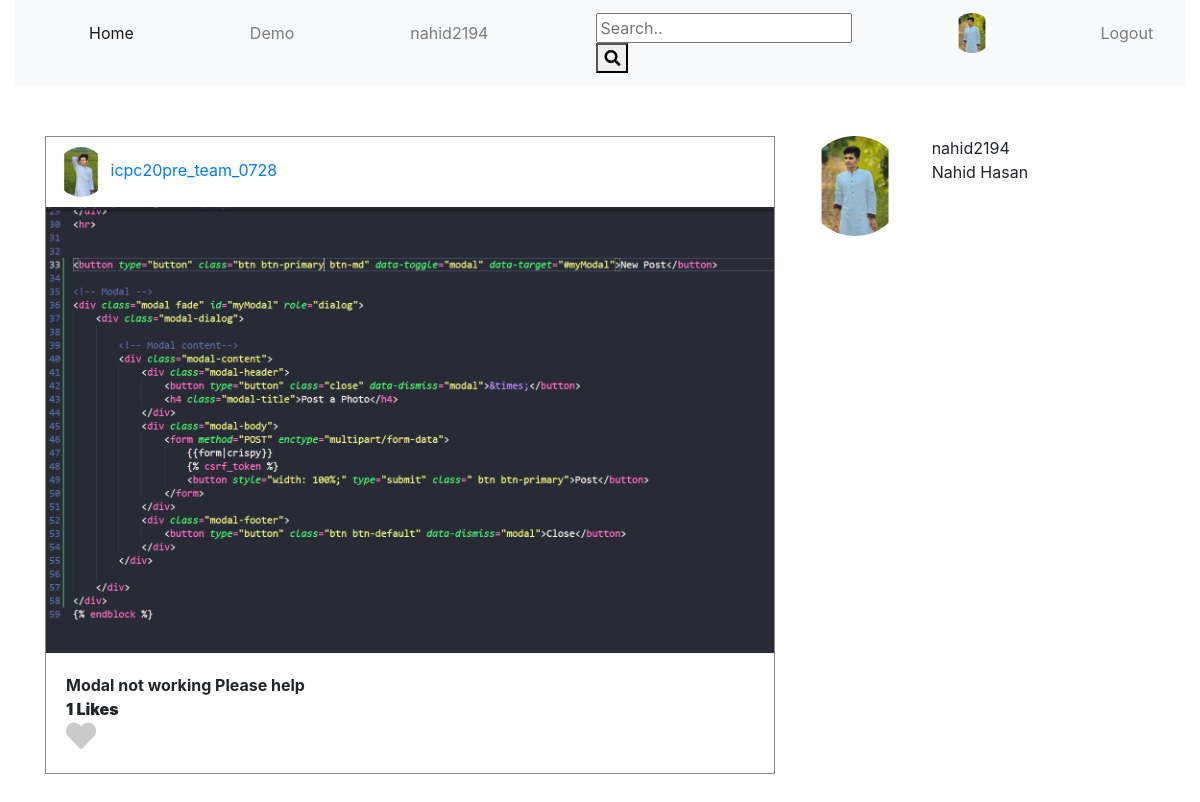
Screenshot of /post/ (signed in) with the database file from the repository.
### App_Login/models.py (models this page shows, shortened)
class UserProfile(models.Model):
    user = models.OneToOneField(
        User, on_delete=models.CASCADE, related_name='user_profile')
    profile_pic = models.ImageField(upload_to='profile_pics', blank=True)
    full_name = models.CharField(max_length=250, blank=True)
    description = models.TextField(blank=True)
    dob = models.DateField(blank=True, null=True)
    website = models.URLField(blank=True)
    facebook = models.URLField(blank=True)

### App_Post/models.py (models this page shows)
class Post(models.Model):
    author = models.ForeignKey(
        User, on_delete=models.CASCADE, related_name='post')
    image = models.ImageField(upload_to='post_images')
    caption = models.CharField(max_length=264, blank=True)
    upload_date = models.DateTimeField(auto_now_add=True)
    update_date = models.DateTimeField(auto_now=True)
    class Meta:
        ordering = ['upload_date', ]

### App_Post/views.py (the view)
# urls.py: path("", views.home, name='home'),
@login_required
def home(request):
    following_list = Follow.objects.filter(follower=request.user)
    posts = Post.objects.filter(
        author__in=following_list.values_list('following'))
    liked_post = Like.objects.filter(user=request.user)
    liked_post_list = liked_post.values_list('post', flat=True)
    print(liked_post_list)
    if request.method == 'GET':
        search = request.GET.get('search', '')
        result = User.objects.filter(username__icontains=search)
    return render(request, 'App_Post/home.html', context={'title': 'homepage', 'search': search, 'result': result, 'posts': posts, 'liked_post_list': liked_post_list})

### templates/App_Post/home.html (shortened to what this page needs)
{% extends 'navbar.html' %}
{% block body_block %}
{% if search %}
{% for user in result %}
<div class="row">
    <div class="col-sm-2">
        {% if user.user_profile.profile_pic %}
        <img src="/media/{{user.user_profile.profile_pic}}" class="rounded-circle" width="100px" height="100px"
            alt="image">
        {% else %}
        <img src="/media/default.png" alt="image" class="rounded-circle" width="100px" height="100px">
        {% endif %}
    </div>
    <div class="col-sm-10">
        <a href="{% url 'App_Login:user' username=user.username %}"> {{user.username}}</a>
        <br>
        {{user.user_profile.full_name}}
    </div>
</div>
<br>
<br>
{% endfor %}
{% else %}
<div class="row">
    <div class="col-sm-8">
        {% for post in posts %}
        <div style="border: 1px solid #888888;">
            <div style="padding: 10px;">
                {% if post.author.user_profile.profile_pic %}
                <img src="/media/{{post.author.user_profile.profile_pic}}" class="rounded-circle" width="50px"
                    height="50px" alt="image">
                {% else %}
                <img src="/media/default.png" alt="image" class="rounded-circle" width="50px" height="50px">
                {% endif %}
                <a href="{% url 'App_Login:user' username=post.author %}"> {{post.author}} </a>
            </div>
            <img src="/media/{{post.image}}" width="100%">
            <div style="padding: 20px;">
                <b>{{post.caption}}</b> <br>
                <strong> <b> {{post.liked_post.count}} Likes</b></strong><br>
                {% if post.pk in liked_post_list %}
                <a href="{% url 'App_Post:unliked' pk=post.pk %}">
                    <i class="fa fa-heart" style="font-size: 30px;color:red"></i>
                </a>
                {% else %}
                <a href="{% url 'App_Post:liked' pk=post.pk %}">
                    <i class="fa fa-heart" style="font-size: 30px;color:rgb(202, 202, 202);"></i>
                </a>
                {% endif %}
            </div>
        </div>
        <br>
        <br>
        {% endfor %}
    </div>
    <div class=" col-sm-4">
        <div class="row">
            <div class="col-sm-4">
                {% if user.user_profile.profile_pic %}
                <img src="/media/{{user.user_profile.profile_pic}}" class="rounded-circle" width="100px" height="100px"
                    alt="image">
                {% else %}
                <img src="/media/default.png" alt="image" class="rounded-circle" width="100px" height="100px">
                {% endif %}
            </div>
            <div class="col-sm-8">
                {{user.username}}
                <br>
                {{user.user_profile.full_name}}
            </div>
        </div>
    </div>
</div>
{% endif %}
{% endblock %}

### templates/navbar.html (shortened to what this page needs)
<!doctype html>
{% load static %}
<html lang="en">
<head>
    <link rel="stylesheet" href="https://stackpath.bootstrapcdn.com/bootstrap/4.5.2/css/bootstrap.min.css"
>
    <link rel="stylesheet" href="https://cdnjs.cloudflare.com/ajax/libs/font-awesome/4.7.0/css/font-awesome.min.css">
    <link href="https://cdnjs.cloudflare.com/ajax/libs/font-awesome/5.13.0/css/all.min.css" rel="stylesheet">
</head>
<body>
    <div class="container-fluid ">
        <nav class="navbar navbar-expand-md bg-light navbar-light">
            <ul class="navbar-nav">
                <li class="nav-item active">
                    <a href="{% url 'App_Post:home' %}" class="nav-link">Home</a>
                </li>
                <li class="nav-item">
                    <a href="#" class="nav-link">Demo</a>
                </li>
                {% if user.is_authenticated %}
                <li class="nav-item">
                    <a href="#" class="nav-link">{{user.username}}</a>
                </li>
                <li class="nav-item">
                    <div class="search-container">
                        <form method="GET">
                            <input type="text" placeholder="Search.." name="search">
                            <button type="submit"><i class="fa fa-search"></i></button>
                        </form>
                    </div>
                </li>
                <li class="nav-item">
                    {% if user.user_profile.profile_pic %}
                    <a href="{% url 'App_Login:profile' %}"><img src="/media/{{user.user_profile.profile_pic}}"
                            class="rounded-circle" width="40px" height="40px" alt="image"></a>
                    {% else %}
                    <a href="{% url 'App_Login:profile' %}"><img src="/media/default.png" alt="image"
                            class="rounded-circle" width="40px" height="40px"></a>
                    {% endif %}
                </li>
                <li class="nav-item">
                    <a href="{% url 'App_Login:logout' %}" class="nav-link">Logout</a>
                </li>
                {% endif %}
            </ul>
        </nav>
    </div>
    <div class="container" style="padding-top: 50px;">
        {% block body_block %}
        {% endblock %}
    </div>
</body>
</html>

### templates/navbar.html (style rules this page uses)
ul { margin-left: auto !important; margin-right: auto !important; }
li { padding: 5px 50px !important; }

### rows the page displays
Post: author.user_profile.profile_pic (picture), author "icpc20pre_team_0728", image (picture), caption "Modal not working Please help", liked_post.count "1"

### other values shown
{{ user.username }} "nahid2194"
{{ user.user_profile.full_name }} "Nahid Hasan"
